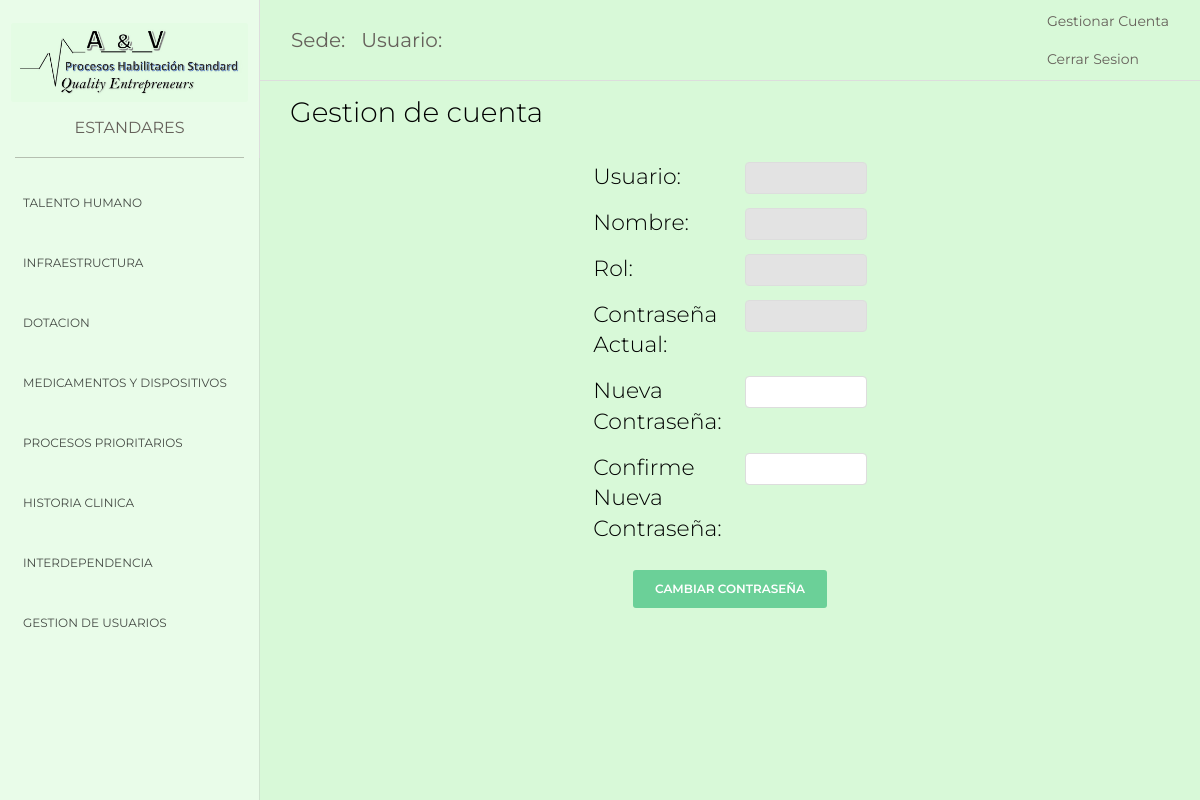
Page /cuentaAdmin.php (signed in) on the earlier database version.
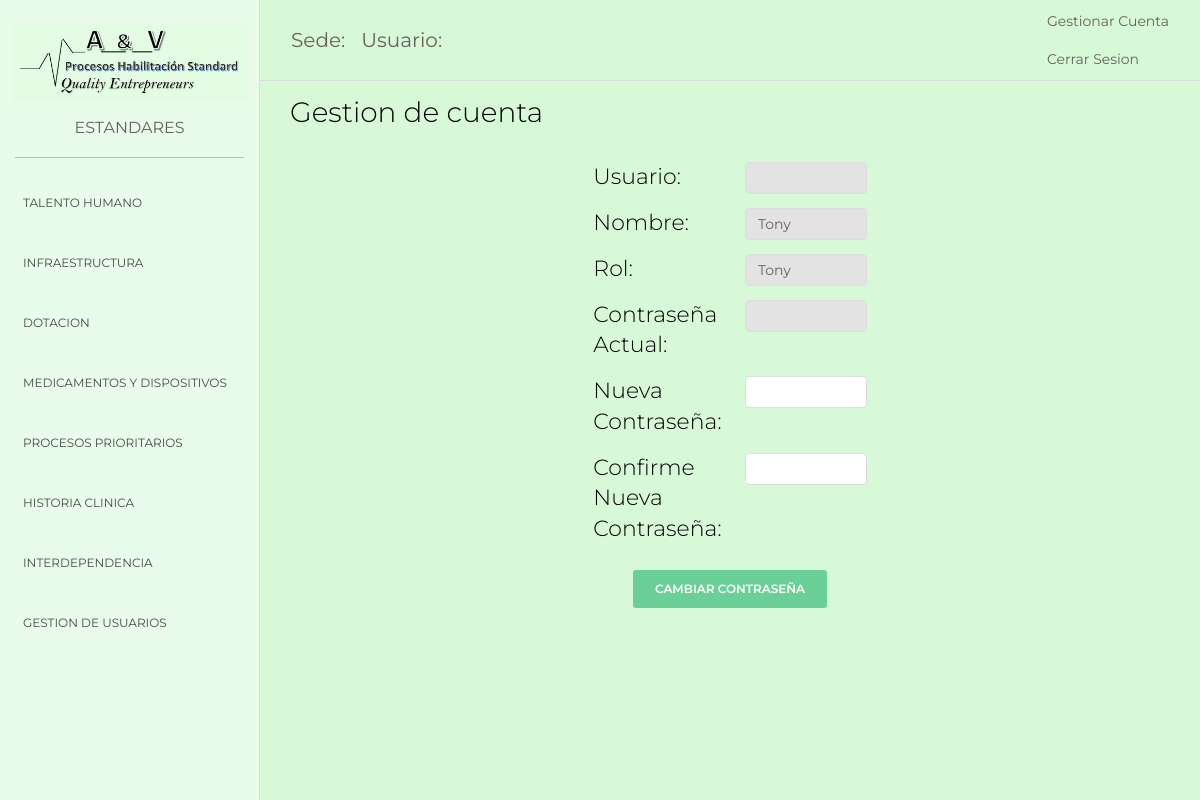
Same page on the later database version.
### tables this page shows
CREATE TABLE `usuario` (
  `id` int(11) NOT NULL,
  `usuario` varchar(100) NOT NULL,
  `pass` varchar(255) NOT NULL,
  `nombre` varchar(100) NOT NULL,
  `rol` enum('administrador','odontologo','otro_rol') NOT NULL
);

### cuentaAdmin.php (the view, shortened to what this page needs)
<?php
$sedeSelecc = $_GET['sedeSel'];
$odontoSelecc = $_GET['usuarioSel'];
$actual = $_GET['actual'];
include './/app/db/conexion.php';
$consulta = "SELECT * FROM usuario where id='$actual'";
$envio = mysqli_query($conn, $consulta);
$res = mysqli_num_rows($envio);
if ($res) {
    while ($row = $envio->fetch_assoc()) {
        $pass = $row['password'];
        $nombre = $row['nombre'];
    }
}
?>
<!doctype html>
<html lang="en">
<head>
    <link href="https://maxcdn.bootstrapcdn.com/font-awesome/latest/css/font-awesome.min.css" rel="stylesheet">
    <link href="./app/css/bootstrap.min.css" rel="stylesheet" />
    <link href="./app/css/paper-dashboard.css?v=2.0.1" rel="stylesheet" />
    <link href="./app/css/index.css" rel="stylesheet" />
    <link href="./app/demo/demo.css" rel="stylesheet" />
</head>
<body class="">
    <div class="wrapper ">
        <div class="sidebar" data-color="white" data-active-color="danger">
            <div class="logo">
                <a href="#" class="simple-text logo-mini">
                </a>
                <div class="logo-image-big">
                    <img src="./app/img/logofinal.jpg">
                </div>
                <a class="simple-text logo-normal text-center">
                    Estandares
                </a>
            </div>
            <div class="sidebar-wrapper">
                <ul class="nav">
                    <li class="">
                        <a href="#">
                            <p>Talento Humano</p>
                        </a>
                    </li>
                    <li>
                        <a href="#">
                            <p>Infraestructura</p>
                        </a>
                    </li>
                    <li>
                        <a href="#">
                            <p>Dotacion</p>
                        </a>
                    </li>
                    <li>
                        <a href="#">
                            <p>Medicamentos y Dispositivos</p>
                        </a>
                    </li>
                    <li>
                        <a href="#">
                            <p>Procesos Prioritarios</p>
                        </a>
                    </li>
                    <li>
                        <a href="#">
                            <p>Historia Clinica</p>
                        </a>
                    </li>
                    <li>
                        <a href="#">
                            <p>Interdependencia</p>
                        </a>
                    </li>
                    <li>
                        <a href="#">
                            <p>Gestion de Usuarios</p>
                        </a>
                    </li>
                </ul>
            </div>
        </div>
        <div class="main-panel" style="height: 100vh;">
            <nav class="navbar navbar-expand-lg navbar-absolute fixed-top navbar-transparent">
                <div class="container-fluid">
                    <div class="navbar-wrapper">
                        <a class="navbar-brand">Sede: <?php echo $sedeSelecc ?></a>
                        <a class="navbar-brand">Usuario: <?php echo $odontoSelecc ?></a>
                    </div>
                    <div class="col-md-16">
                        <a href="cuenta.php">Gestionar Cuenta</a>
                        <a class="nav-link" href="#" id="navbarDropdownMenuLink" data-toggle="dropdown" aria-haspopup="true" aria-expanded="false">
                            <a href="app/db/auth/sessiondie.php">Cerrar Sesion</a>
                        </a>
                    </div>
                </div>
            </nav>
            <div class="content">
                <div class="row">
                    <div class="col-md-12">
                        <h3 class="description">Gestion de cuenta</h3>
                    </div>
                    <div class="col-md-12">
                        <div class="row justify-content-md-center">
                            <div class="col col-md-2">
                                <h5 class="description">Usuario: </h5>
                            </div>
                            <div class="col col-md-2">
                                <input type="text" class="form-control" value="<?php echo $actual ?>" disabled>
                            </div>
                        </div>
                        <div class="row justify-content-md-center">
                            <div class="col col-md-2">
                                <h5 class="description">Nombre: </h5>
                            </div>
                            <div class="col col-md-2">
                                <input type="text" class="form-control" value="<?php echo $nombre ?>" disabled>
                            </div>
                        </div>
                        <div class="row justify-content-md-center">
                            <div class="col col-md-2">
                                <h5 class="description">Rol: </h5>
                            </div>
                            <div class="col col-md-2">
                                <input type="text" class="form-control" value="<?php echo $nombre ?>" disabled>
                            </div>
                        </div>
                        <div class="row justify-content-md-center">
                            <div class="col col-md-2">
                                <h5 class="description">Contraseña Actual: </h5>
                            </div>
                            <div class="col col-md-2">
                                <input type="text" class="form-control" value="<?php echo $pass ?>" disabled>
                            </div>
                        </div>
                        <form action="./app/db/editarPerfilAdmin.php" method="POST">
                            <div class="row justify-content-md-center">
                                <div class="col col-md-2">
                                    <h5 class="description">Nueva Contraseña: </h5>
                                </div>
                                <div class="col col-md-2">
                                    <input type="text" class="form-control" name="newpass" id="newpass">
                                </div>
                            </div>
                            <div class="row justify-content-md-center">
                                <div class="col col-md-2">
                                    <h5 class="description">Confirme Nueva Contraseña: </h5>
                                </div>
                                <div class="col col-md-2">
                                    <input type="text" class="form-control" name="newpassconfr" id="newpassconfr">
                                </div>
                            </div>
                            <div class="text-center">
                                <button type="submit" class="btn btn-success col col-md-auto" value="crear">Cambiar contraseña</button>
                            </div>
                        </form>
                    </div>
                </div>
            </div>
        </div>
    </div>
</body>
</html>

Differences in the rows shown:
added usuario: nombre "Tony"
